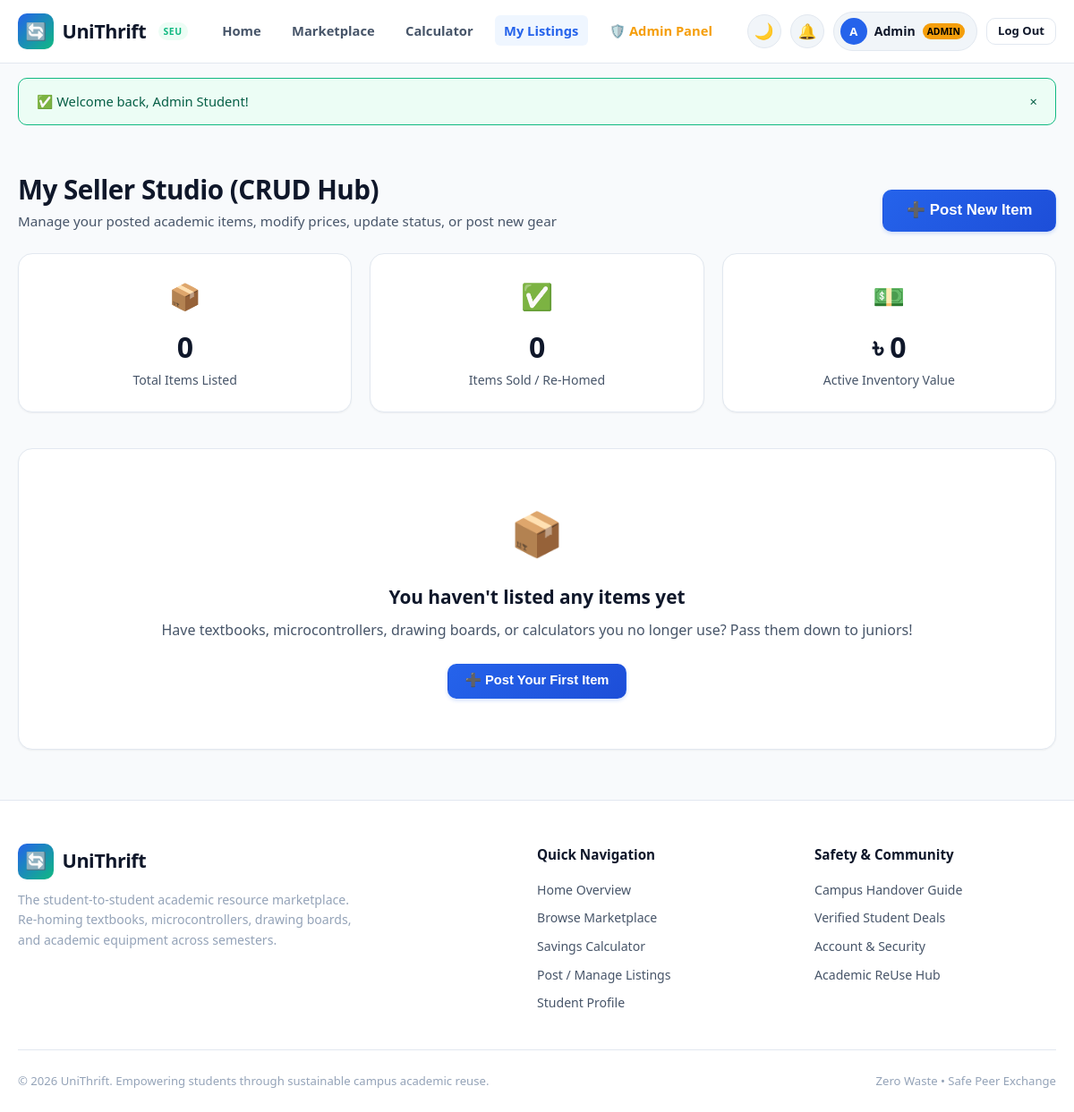
The app's page /my_listings.php (signed in), older data.
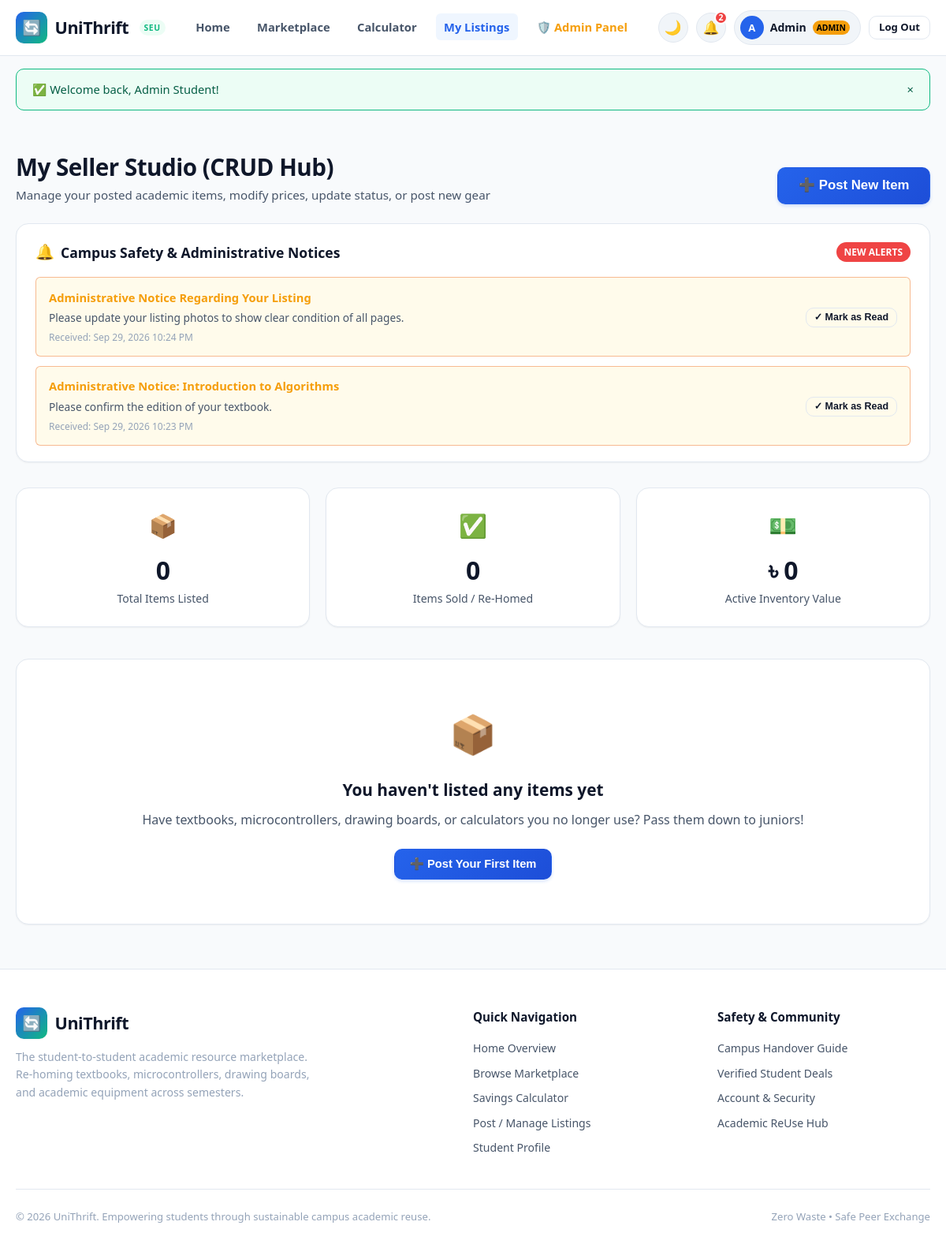
The same page, newer data.
### tables this page shows
CREATE TABLE `notifications` (
  `id` int(11) NOT NULL AUTO_INCREMENT,
  `user_id` int(11) NOT NULL,
  `item_id` int(11) DEFAULT NULL,
  `title` varchar(150) NOT NULL,
  `message` text NOT NULL,
  `is_read` tinyint(1) DEFAULT 0,
  `created_at` timestamp NOT NULL DEFAULT current_timestamp(),
  PRIMARY KEY (`id`),
  KEY `user_id` (`user_id`),
  KEY `item_id` (`item_id`),
  CONSTRAINT `notifications_ibfk_1` FOREIGN KEY (`user_id`) REFERENCES `users` (`id`) ON DELETE CASCADE,
  CONSTRAINT `notifications_ibfk_2` FOREIGN KEY (`item_id`) REFERENCES `items` (`id`) ON DELETE SET NULL
);

### includes/auth_check.php (called while the page is built, shortened)
<?php
function is_logged_in(): bool {
    return !empty($_SESSION['user_id']);
}
function current_user(): ?array {
    return [
        'id'          => $_SESSION['user_id'],
        'student_id'  => $_SESSION['student_id'] ?? '',
        'full_name'   => $_SESSION['full_name'] ?? 'Student',
        'email'       => $_SESSION['email'] ?? '',
        'role'        => $_SESSION['role'] ?? 'student',
        'department'  => $_SESSION['department'] ?? 'CSE',
        'phone'       => $_SESSION['phone'] ?? ''
    ];
}
function get_flash(): ?array {
    if (isset($_SESSION['flash'])) {
        $flash = $_SESSION['flash'];
        return $flash;
    }
    return null;
}
function format_price($amount): string {
    return APP_CURRENCY . ' ' . number_format((float)$amount, 0);
}
function is_admin(): bool {
    return is_logged_in() && (($_SESSION['role'] ?? '') === 'admin');
}

### my_listings.php (the view, shortened to what this page needs)
<?php
require_once __DIR__ . '/config/db.php';
require_once __DIR__ . '/includes/auth_check.php';
$userId = (int)$_SESSION['user_id'];
$userListings = [];
$statsTotalItems = 0;
$statsSoldItems = 0;
$statsActiveValue = 0;
$userNotifications = [];
try {
    $stmt = $pdo->prepare("SELECT * FROM items WHERE user_id = :uid ORDER BY id DESC");
    $stmt->execute([':uid' => $userId]);
    $userListings = $stmt->fetchAll();
    $statsTotalItems = count($userListings);
    $nStmt = $pdo->prepare("SELECT * FROM notifications WHERE user_id = :uid ORDER BY id DESC LIMIT 10");
    $nStmt->execute([':uid' => $userId]);
    $userNotifications = $nStmt->fetchAll();
} catch (PDOException $e) {
    $error = "Failed to load studio data: " . $e->getMessage();
}
require_once __DIR__ . '/includes/header.php';
?>
<div class="container" style="padding-top: 2rem; padding-bottom: 3.5rem;">
    <div class="section-header" style="margin-bottom: 1.5rem;">
        <div>
            <h1 class="section-title">My Seller Studio (CRUD Hub)</h1>
            <p class="section-desc">Manage your posted academic items, modify prices, update status, or post new gear</p>
        </div>
        <div>
            <button type="button" class="btn btn-primary btn-lg" onclick="openModal('createItemModal')">
                ➕ Post New Item
            </button>
        </div>
    </div>
    <?php if (!empty($userNotifications)): ?>
        <div id="notifications" style="margin-bottom: 2rem;">
            <div style="background: var(--bg-card); border: 1px solid var(--border-color); border-radius: var(--radius-lg); padding: 1.25rem 1.5rem; box-shadow: var(--shadow-sm);">
                <div style="display: flex; justify-content: space-between; align-items: center; margin-bottom: 1rem; flex-wrap: wrap; gap: 0.5rem;">
                    <div style="display: flex; align-items: center; gap: 0.5rem;">
                        <span style="font-size: 1.2rem;">🔔</span>
                        <h3 style="font-size: 1.1rem; font-weight: 800; margin: 0;">Campus Safety &amp; Administrative Notices</h3>
                    </div>
                    <?php
                        $hasUnread = false;
                        foreach ($userNotifications as $n) { if (!$n['is_read']) { $hasUnread = true; break; } }
                    ?>
                    <?php if ($hasUnread): ?>
                        <span class="badge" style="background: var(--danger); color: #fff; font-size: 0.75rem; font-weight: 800; padding: 3px 10px; border-radius: var(--radius-full);">NEW ALERTS</span>
                    <?php endif; ?>
                </div>
                <div style="display: flex; flex-direction: column; gap: 0.75rem;">
                    <?php foreach ($userNotifications as $notif): ?>
                        <div style="background: <?= $notif['is_read'] ? 'var(--bg-surface)' : 'var(--warning-light)' ?>; border: 1px solid <?= $notif['is_read'] ? 'var(--border-color)' : 'rgba(234, 88, 12, 0.4)' ?>; border-radius: var(--radius-sm); padding: 0.85rem 1rem; display: flex; justify-content: space-between; align-items: flex-start; gap: 1rem; flex-wrap: wrap;">
                            <div style="flex: 1; min-width: 240px;">
                                <div style="font-weight: 700; font-size: 0.92rem; color: <?= $notif['is_read'] ? 'var(--text-primary)' : 'var(--warning)' ?>; margin-bottom: 0.25rem;">
                                    <?= htmlspecialchars($notif['title']) ?>
                                </div>
                                <div style="font-size: 0.86rem; color: var(--text-secondary); line-height: 1.4;">
                                    <?= nl2br(htmlspecialchars($notif['message'])) ?>
                                </div>
                                <div style="font-size: 0.75rem; color: var(--text-muted); margin-top: 0.35rem;">
                                    Received: <?= date('M d, Y h:i A', strtotime($notif['created_at'])) ?>
                                </div>
                            </div>
                            <?php if (!$notif['is_read']): ?>
                                <form method="POST" action="my_listings.php" style="margin: 0; align-self: center;">
                                    <button type="submit" class="btn btn-outline btn-sm" style="font-size: 0.78rem; padding: 4px 10px;" title="Dismiss alert">
                                        ✓ Mark as Read
                                    </button>
                                </form>
                            <?php else: ?>
                                <span style="font-size: 0.75rem; color: var(--text-muted); align-self: center;">✓ Read</span>
                            <?php endif; ?>
                        </div>
                    <?php endforeach; ?>
                </div>
            </div>
        </div>
    <?php endif; ?>
    <div class="stats-grid" style="margin-bottom: 2.5rem;">
        <div class="stat-card">
            <div class="stat-icon">📦</div>
            <div class="stat-value"><?= $statsTotalItems ?></div>
            <div class="stat-label">Total Items Listed</div>
        </div>
        <div class="stat-card">
            <div class="stat-icon">✅</div>
            <div class="stat-value"><?= $statsSoldItems ?></div>
            <div class="stat-label">Items Sold / Re-Homed</div>
        </div>
        <div class="stat-card">
            <div class="stat-icon">💵</div>
            <div class="stat-value"><?= format_price($statsActiveValue) ?></div>
            <div class="stat-label">Active Inventory Value</div>
        </div>
    </div>
    <div class="table-responsive">
        <?php if (empty($userListings)): ?>
            <div style="text-align: center; padding: 3.5rem 1rem;">
                <div style="font-size: 3rem; margin-bottom: 1rem;">📦</div>
                <h3 style="font-size: 1.3rem; margin-bottom: 0.5rem;">You haven't listed any items yet</h3>
                <p style="color: var(--text-secondary); margin-bottom: 1.5rem;">
                    Have textbooks, microcontrollers, drawing boards, or calculators you no longer use? Pass them down to juniors!
                </p>
                <button type="button" class="btn btn-primary" onclick="openModal('createItemModal')">
                    ➕ Post Your First Item
                </button>
            </div>
        <?php endif; ?>
    </div>
</div>
<?php require_once __DIR__ . '/includes/footer.php'; ?>

### includes/header.php (shortened to what this page needs)
<?php
require_once __DIR__ . '/../config/db.php';
require_once __DIR__ . '/auth_check.php';
$currentUser = current_user();
$currentPage = basename($_SERVER['PHP_SELF'] ?? '');
$flash = get_flash();
$unreadNotifsCount = 0;
if ($currentUser && isset($pdo)) {
    try {
        $notifCountStmt = $pdo->prepare("SELECT COUNT(*) FROM notifications WHERE user_id = :uid AND is_read = 0");
        $notifCountStmt->execute([':uid' => $currentUser['id']]);
        $unreadNotifsCount = (int)$notifCountStmt->fetchColumn();
    } catch (PDOException $e) {
    }
}
?>
<!DOCTYPE html>
<html lang="en" data-theme="light">
<head>
    <link rel="stylesheet" href="assets/css/style.css">
</head>
<body>
<header class="site-header">
    <div class="container navbar">
        <a href="index.php" class="brand-logo">
            <span class="logo-icon">🔄</span>
            <span><?= APP_NAME ?></span>
            <span class="brand-badge">SEU</span>
        </a>
        <ul class="nav-links" id="navLinks">
            <li><a href="index.php" class="<?= $currentPage === 'index.php' ? 'active' : '' ?>">Home</a></li>
            <li><a href="marketplace.php" class="<?= $currentPage === 'marketplace.php' ? 'active' : '' ?>">Marketplace</a></li>
            <li><a href="calculator.php" class="<?= $currentPage === 'calculator.php' ? 'active' : '' ?>">Calculator</a></li>
            <?php if ($currentUser): ?>
                <li><a href="my_listings.php" class="<?= $currentPage === 'my_listings.php' ? 'active' : '' ?>">My Listings</a></li>
                <?php if (is_admin()): ?>
                    <li>
                        <a href="admin.php" class="<?= $currentPage === 'admin.php' ? 'active' : '' ?>" style="color: var(--warning); font-weight: 700;">
                            🛡️ Admin Panel
                        </a>
                    </li>
                <?php endif; ?>
            <?php endif; ?>
        </ul>
        <div class="nav-actions">
            <button id="themeToggle" class="theme-toggle-btn" title="Toggle Theme" aria-label="Toggle Dark/Light Mode">
            </button>
            <?php if ($currentUser): ?>
                <a href="my_listings.php#notifications" class="theme-toggle-btn" title="Administrative &amp; Safety Notices" aria-label="Notifications" style="position: relative; text-decoration: none; display: inline-flex; align-items: center; justify-content: center; font-size: 1.05rem;">
                    🔔
                    <?php if ($unreadNotifsCount > 0): ?>
                        <span style="position: absolute; top: -3px; right: -3px; background: var(--danger); color: #fff; font-size: 0.65rem; font-weight: 800; min-width: 17px; height: 17px; border-radius: 50%; display: flex; align-items: center; justify-content: center; padding: 1px; border: 2px solid var(--bg-card); line-height: 1;">
                            <?= $unreadNotifsCount ?>
                        </span>
                    <?php endif; ?>
                </a>
                <a href="profile.php" class="user-menu-pill" title="View Profile &amp; Update Mobile Number" style="text-decoration: none; color: inherit; white-space: nowrap;">
                    <span class="user-avatar-sm">
                        <?= strtoupper(substr($currentUser['full_name'], 0, 1)) ?>
                    </span>
                    <span><?= htmlspecialchars(explode(' ', $currentUser['full_name'])[0]) ?></span>
                    <?php if (is_admin()): ?>
                        <span style="font-size: 0.65rem; background: var(--warning); color: #000; padding: 1px 5px; border-radius: var(--radius-full); font-weight: 800;">ADMIN</span>
                    <?php endif; ?>
                </a>
                <a href="logout.php" class="btn btn-outline btn-sm" title="Log Out" style="white-space: nowrap;">
                    Log Out
                </a>
            <?php else: ?>
                <a href="auth.php" class="btn btn-primary btn-sm" style="white-space: nowrap;">
                    Sign In
                </a>
            <?php endif; ?>
        </div>
    </div>
</header>
<?php if ($flash): ?>
    <div class="container flash-container">
        <div class="alert alert-<?= htmlspecialchars($flash['type']) ?>">
            <span><?= ($flash['type'] === 'success' ? '✅ ' : ($flash['type'] === 'error' ? '⚠️ ' : 'ℹ️ ')) . htmlspecialchars($flash['message']) ?></span>
            <span style="cursor: pointer; margin-left: 10px;" onclick="this.parentElement.remove();">&times;</span>
        </div>
    </div>
<?php endif; ?>

### includes/footer.php (shortened to what this page needs)
<footer class="site-footer">
    <div class="container">
        <div class="footer-grid">
            <div class="footer-brand">
                <div class="brand-logo" style="margin-bottom: 0.5rem;">
                    <span class="logo-icon">🔄</span>
                    <span><?= APP_NAME ?></span>
                </div>
                <p>
                    The student-to-student academic resource marketplace. Re-homing textbooks, microcontrollers, drawing boards, and academic equipment across semesters.
                </p>
            </div>
            <div class="footer-col">
                <h4>Quick Navigation</h4>
                <ul>
                    <li><a href="index.php">Home Overview</a></li>
                    <li><a href="marketplace.php">Browse Marketplace</a></li>
                    <li><a href="calculator.php">Savings Calculator</a></li>
                    <li><a href="my_listings.php">Post / Manage Listings</a></li>
                    <li><a href="profile.php">Student Profile</a></li>
                </ul>
            </div>
            <div class="footer-col">
                <h4>Safety &amp; Community</h4>
                <ul>
                    <li><a href="index.php#how-it-works">Campus Handover Guide</a></li>
                    <li><a href="marketplace.php">Verified Student Deals</a></li>
                    <li><a href="profile.php">Account &amp; Security</a></li>
                    <li><a href="marketplace.php?category=Textbooks">Academic ReUse Hub</a></li>
                </ul>
            </div>
        </div>
        <div class="footer-bottom">
            <span>&copy; <?= date('Y') ?> <?= APP_NAME ?>. Empowering students through sustainable campus academic reuse.</span>
            <span>Zero Waste &bull; Safe Peer Exchange</span>
        </div>
    </div>
</footer>
</body>
</html>

Row changes from the older to the newer data that the page shows:
added notifications: title "Administrative Notice Regarding Your Listing", message "Please update your listing photos to show clear condition of all pages.", created_at "Sep 29, 2026 10:24 PM"
added notifications: title "Administrative Notice: Introduction to Algorithms", message "Please confirm the edition of your textbook.", created_at "Sep 29, 2026 10:23 PM"
Text that changed along with them:
$unreadNotifsCount: (not shown) → "2"
text now shown: "🔔 Campus Safety & Administrative Notices NEW ALERTS"
